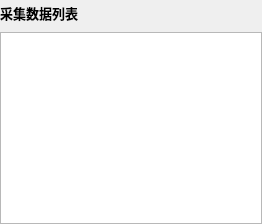
         <widget class="QWidget" name="pageMeasureData">
          <layout class="QVBoxLayout" name="verticalLayout_5">
           <property name="leftMargin">
            <number>0</number>
           </property>
           <property name="topMargin">
            <number>0</number>
           </property>
           <property name="rightMargin">
            <number>0</number>
           </property>
           <property name="bottomMargin">
            <number>0</number>
           </property>
           <item>
            <layout class="QHBoxLayout" name="horizontalLayout_15" stretch="1,0,0,0,0">
             <item>
              <widget class="QLabel" name="labelMeasureList">
               <property name="font">
                <font>
                 <pointsize>10</pointsize>
                 <weight>75</weight>
                 <bold>true</bold>
                </font>
               </property>
               <property name="text">
                <string>采集数据列表</string>
               </property>
              </widget>
             </item>
             <item>
              <widget class="QPushButton" name="buttonAddnew_2">
               <property name="minimumSize">
                <size>
                 <width>40</width>
                 <height>26</height>
                </size>
               </property>
               <property name="icon">
                <iconset resource="../PCS.qrc">
                 <normaloff>:/images/pngs/common_add.png</normaloff>:/images/pngs/common_add.png</iconset>
               </property>
               <property name="flat">
                <bool>true</bool>
               </property>
              </widget>
             </item>
             <item>
              <widget class="QPushButton" name="buttonDelete_2">
               <property name="minimumSize">
                <size>
                 <width>40</width>
                 <height>26</height>
                </size>
               </property>
               <property name="icon">
                <iconset resource="../PCS.qrc">
                 <normaloff>:/images/pngs/common_delete.png</normaloff>:/images/pngs/common_delete.png</iconset>
               </property>
               <property name="flat">
                <bool>true</bool>
               </property>
              </widget>
             </item>
             <item>
              <widget class="QPushButton" name="buttonMoveup_2">
               <property name="minimumSize">
                <size>
                 <width>40</width>
                 <height>26</height>
                </size>
               </property>
               <property name="icon">
                <iconset resource="../PCS.qrc">
                 <normaloff>:/images/pngs/common_moveup.png</normaloff>:/images/pngs/common_moveup.png</iconset>
               </property>
               <property name="flat">
                <bool>true</bool>
               </property>
              </widget>
             </item>
             <item>
              <widget class="QPushButton" name="buttonMovedown_2">
               <property name="minimumSize">
                <size>
                 <width>40</width>
                 <height>26</height>
                </size>
               </property>
               <property name="icon">
                <iconset resource="../PCS.qrc">
                 <normaloff>:/images/pngs/common_movedown.png</normaloff>:/images/pngs/common_movedown.png</iconset>
               </property>
               <property name="flat">
                <bool>true</bool>
               </property>
              </widget>
             </item>
            </layout>
           </item>
           <item>
            <widget class="QTableWidget" name="tableMeasure">
             <property name="sizePolicy">
              <sizepolicy hsizetype="Expanding" vsizetype="Expanding">
               <horstretch>1</horstretch>
               <verstretch>0</verstretch>
              </sizepolicy>
             </property>
            </widget>
           </item>
          </layout>
         </widget>
